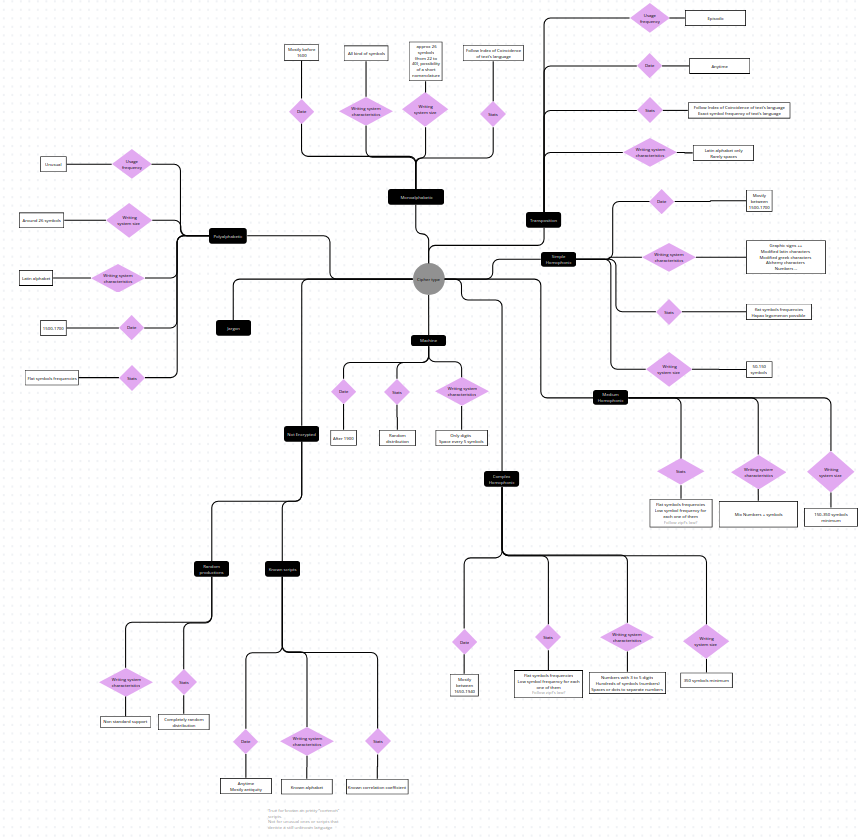
#> input picture schema_ontologie_systeme_chiffremen.png, 858 x 837 px
$ python -i binarize.py   (imports and definitions only)
#> lines starting #> are read from the running program, lines starting #| are printed output that depends on the picture
### model/utils/binarization_method.py
#Single source of truth for the binarization method prompt/list, shared by every pipeline
#stage that needs to know which binarization method's output to read/write.
#main.py asks once and forwards the resolved method name to every stage (as a plain
#CLI arg to the ones it launches as subprocesses); each stage still falls back to its
#own interactive prompt when run standalone (no arg given).
BINARIZATION_METHODS = ["otsu", "gauss", "adaptive", "niblack", "sauvola", "local"]


def resolve_binarization_method(preselected=None):
    """Return the binarization method name (e.g. "sauvola").

    preselected: a method name already chosen upstream (e.g. sys.argv[1] forwarded by
    main_preprocessing.py). When given, it's validated and returned as-is - no prompt.
    Otherwise, interactively asks once, same prompt/default every stage used to repeat.
    """
    if preselected:
        if preselected not in BINARIZATION_METHODS:
            raise ValueError(
                f"Unknown binarization method '{preselected}'. Expected one of {BINARIZATION_METHODS}"
            )
        return preselected

    choice = False
    while choice not in ["", "1", "2", "3", "4", "5", "6"]:
        choice = input(
            "Select the binarization method to use: [Default:5] "
            "(1:Otsu 2:Gaussian 3:Adaptive 4:Niblack 5:Sauvola 6:Local) \n"
        )
    if choice == "":
        choice = "5"

    return BINARIZATION_METHODS[int(choice) - 1]

### model/preprocessing/binarize.py
import cv2
import os
import random
import sys
from pathlib import Path
from skimage.filters import threshold_niblack,threshold_sauvola
import numpy as np
from natsort import natsorted

sys.path.insert(0, str(Path(__file__).resolve().parents[2]))
from model.utils.remote_listdir import listdir as remote_listdir
from model.utils.binarization_method import resolve_binarization_method
from model.utils.progress import progress
from model.utils.parallel import parallel_map_unordered

# [1 line not run here, left out]

#Initial setup
DATASET_PATH = os.path.expanduser('~/Caramba/Dataset/corpus_cipherTypeFinder_Caramba')

#Method forwarded as argv[1] when launched by main_preprocessing.py; falls back to an
#interactive prompt when run standalone (python3 ./binarize.py).
# [1 line that did not run here, left out]

input_folder = f'{DATASET_PATH}/original_corpus/img'
# [1 line that did not run here, left out]

# [16 lines left out: function binarize, not called in this run]

def binarize_otsu(im):
	_,bina = cv2.threshold(im,0,255,cv2.THRESH_BINARY+cv2.THRESH_OTSU)
	return bina

# [4 lines left out: function binarize_otsu_gaussian, not called in this run]

def binarize_adaptiveThreshold(im):
	bina = cv2.adaptiveThreshold(im, 255, cv2.ADAPTIVE_THRESH_GAUSSIAN_C, cv2.THRESH_BINARY, 111, 21)
	return bina

# [91 lines left out: functions binarize_niblack, binarize_sauvola, binarize_localMinimumMaximum, localminmax, numnb, rescale and 1 more, not called in this run]


def _process_one(image):
    """Binarize a single image. Runs in a worker process - relies only on module-level globals
    (input_folder/output_folder/METHOD) already set before the pool starts, which the default
    fork start method on Linux hands to every worker for free."""
    image_path = os.path.join(input_folder, image)

    #Load image in grayscale
    gray_image = cv2.imread(image_path, cv2.IMREAD_GRAYSCALE)
    if gray_image is None:
        #A single unreadable/corrupt file must not abort an otherwise multi-hour run over
        #hundreds of thousands of images with no output to show for it.
        print(f"Warning: Could not read {image_path}, skipping", flush=True)
        return False

    binary_image = binarize(gray_image, METHOD)

    #Save or display the binarized image
    cv2.imwrite(f'{output_folder}/{image}', binary_image)
    return True


# [11 lines not run here, left out]

>>> import cv2
>>> picture = cv2.imread('../../schema_ontologie_systeme_chiffremen.png', cv2.IMREAD_GRAYSCALE)
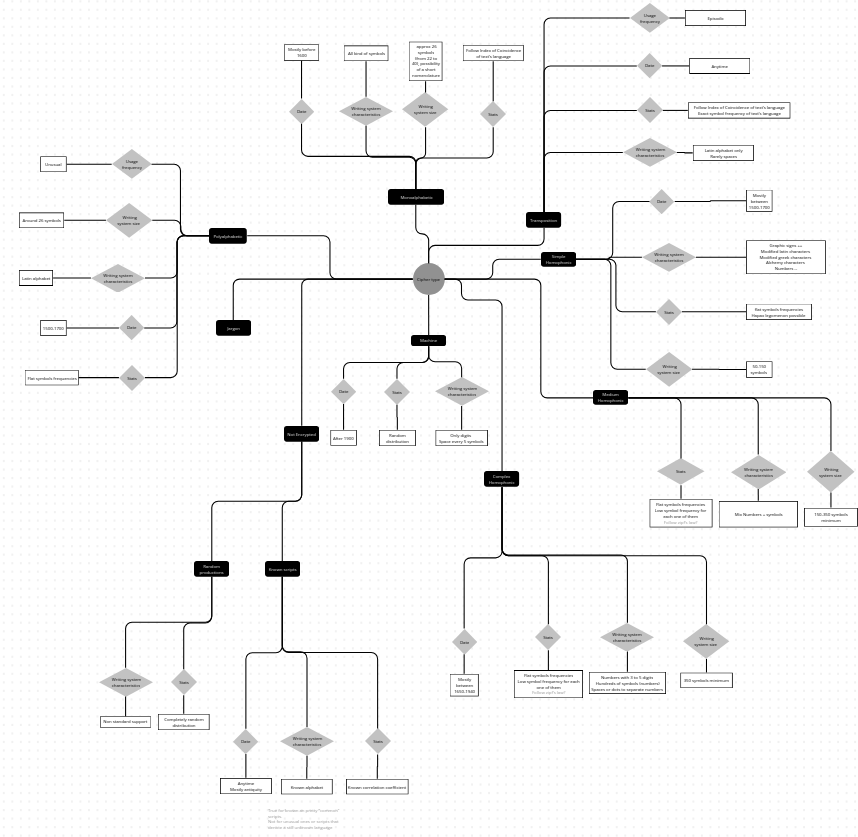
#> picture: shape (837, 858); min 0, max 255, mean 246.3
#> (the run stopped early here; a loop or call above may not have finished)
